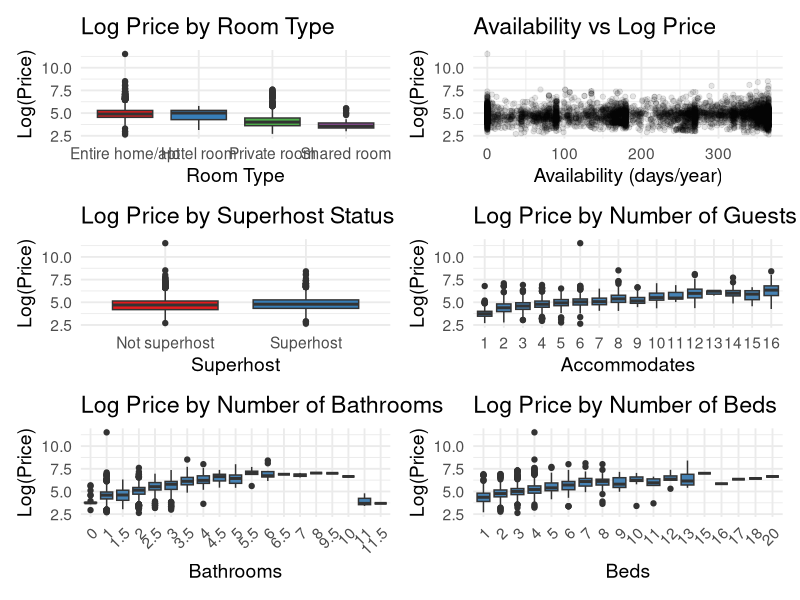

This figure's R source: (Note: this script raises an error after producing the figure.)
## ---- chunk 1
knitr::opts_chunk$set(echo = TRUE, warning = FALSE, message = FALSE)
library(patchwork)
library(ggplot2)
## ---- chunk 2
df <- read.csv("data/train_regression.csv")
df$price <- as.numeric(gsub("[$, ]", "", df$price))
df$bathrooms <- as.numeric(gsub("[^0-9.]", "", df$bathrooms_text))
df$host_response_rate <- as.numeric(gsub("%", "", df$host_response_rate))
df$host_acceptance_rate <- as.numeric(gsub("%", "", df$host_acceptance_rate))
df$host_is_superhost <- ifelse(df$host_is_superhost == "t", 1, 0)
df$instant_bookable <- ifelse(df$instant_bookable == "t", 1, 0)

df_no_na_beds <- df[!is.na(df$beds), ]
df_no_na_bath <- df[!is.na(df$bathrooms), ]
## ---- chunk 3
p1 <- ggplot(df, aes(x = room_type, y = log(price), fill = room_type)) +
  geom_boxplot() +
  scale_fill_brewer(palette = "Set1") +
  labs(title = "Log Price by Room Type",
       x = "Room Type",
       y = "Log(Price)") +
  theme_minimal(base_size = 14) +
  theme(legend.position = "none")

p2 <- ggplot(df, aes(x = availability_365, y = log(price))) +
  geom_point(color = "black", alpha = 0.1) +
  labs(title = "Availability vs Log Price",
       x = "Availability (days/year)",
       y = "Log(Price)") +
  theme_minimal(base_size = 14)

p3 <- ggplot(df, aes(x = factor(host_is_superhost,
                               levels = c(0, 1),
                               labels = c("Not superhost", "Superhost")),
                     y = log(price),
                     fill = factor(host_is_superhost))) +
  geom_boxplot() +
  scale_fill_brewer(palette = "Set1") +
  labs(title = "Log Price by Superhost Status",
       x = "Superhost",
       y = "Log(Price)") +
  theme_minimal(base_size = 14) +
  theme(legend.position = "none")

p4 <- ggplot(df, aes(x = factor(accommodates), y = log(price))) +
  geom_boxplot(fill = "steelblue") +
  labs(title = "Log Price by Number of Guests (Accommodates)",
       x = "Accommodates",
       y = "Log(Price)") +
  theme_minimal(base_size = 14) 

p5 <- ggplot(df_no_na_bath, aes(x = factor(bathrooms), y = log(price))) +
  geom_boxplot(fill = "steelblue") +
  labs(title = "Log Price by Number of Bathrooms",
       x = "Bathrooms",
       y = "Log(Price)") +
  theme_minimal(base_size = 14) +
  theme(axis.text.x = element_text(angle = 45, hjust = 1))

p6 <- ggplot(df_no_na_beds, aes(x = factor(beds), y = log(price))) +
  geom_boxplot(fill = "steelblue") +
  labs(title = "Log Price by Number of Beds",
       x = "Beds",
       y = "Log(Price)") +
  theme_minimal(base_size = 14) +
  theme(axis.text.x = element_text(angle = 45, hjust = 1))

(p1 | p2) /
(p3 | p4) /
(p5 | p6)
## ---- chunk 4
knitr::include_graphics("correlation_heatmap.png")
## ---- chunk 5
knitr::include_graphics("price_distribution.png")
## ---- chunk 6
knitr::include_graphics("cropped_tree.png")
## ---- chunk 7
library(party)
library(dplyr)

airbnb <- read.csv("./data/train_regression.csv", stringsAsFactors = FALSE)

cols_to_keep <- c(
  "host_response_rate", "host_acceptance_rate", "host_is_superhost",
  "accommodates", "beds", "price", "minimum_nights", "maximum_nights",
  "has_availability", "number_of_reviews", "review_scores_rating",
  "instant_bookable", "reviews_per_month"
)

df_r <- airbnb[, cols_to_keep]

df_r$price <- as.numeric(gsub("[$,]", "", df_r$price))
df_r$price <- log(df_r$price)

df_r$host_response_rate  <- as.numeric(gsub("%", "", df_r$host_response_rate))  / 100
df_r$host_acceptance_rate <- as.numeric(gsub("%", "", df_r$host_acceptance_rate)) / 100

bool_cols <- c("host_is_superhost", "has_availability", "instant_bookable")
df_r[bool_cols] <- lapply(df_r[bool_cols], as.factor)

df_r <- na.omit(df_r)

set.seed(42)
n <- nrow(df_r)
train_idx <- sample(seq_len(n), size = floor(0.8 * n))
train_r <- df_r[ train_idx, ]
test_r  <- df_r[-train_idx, ]
## ---- chunk 8
ct <- ctree(price ~ ., data = train_r)

extract_splits <- function(node) {
  if (is.null(node$psplit)) return(character(0))
  c(node$psplit$variableName,
    extract_splits(node$left),
    extract_splits(node$right))
}

used_vars <- extract_splits(ct@tree)
importance_ct <- sort(table(used_vars), decreasing = TRUE)

imp_df <- as.data.frame(importance_ct)
colnames(imp_df) <- c("Variable", "Count")
imp_df$Normalized <- (imp_df$Count / max(imp_df$Count)) * 100
imp_df <- imp_df[order(imp_df$Normalized), ]

top_k <- 3
imp_df$Color <- ifelse(
  imp_df$Normalized >= sort(imp_df$Normalized, decreasing = TRUE)[top_k],
  rgb(251, 0, 0, maxColorValue = 255),
  rgb(109, 109, 109, maxColorValue = 255)
)

p <- ggplot(imp_df, aes(x = Normalized, y = reorder(Variable, Normalized), fill = Color)) +
  geom_bar(stat = "identity", width = 0.8) +
  scale_fill_identity() +
  scale_x_continuous(expand = expansion(add = c(0, 6)), limits = c(0, 100), breaks = seq(0, 100, 20)) +
  scale_y_discrete(expand = expansion(add = c(1, 1))) +
  labs(
    title = "Feature Importance (ctree)",
    x = "Normalized Split Count (0-100)",
    y = NULL
  ) +
  theme_bw() +
  theme(
    plot.title = element_text(face = "plain", hjust = 0.5),
    panel.border = element_rect(color = "black", fill = NA),
    panel.grid = element_blank(),
    legend.position = "none",
    axis.text.y = element_text(size = 11, color = "black")

  )

ggsave("ctree_feature_importance.png", plot = p, width = 6, height = 5, dpi = 150)

png("ctree_tree.png", width=4000, height=2000, res=150)
plot(ct, type="simple")
invisible(dev.off())
